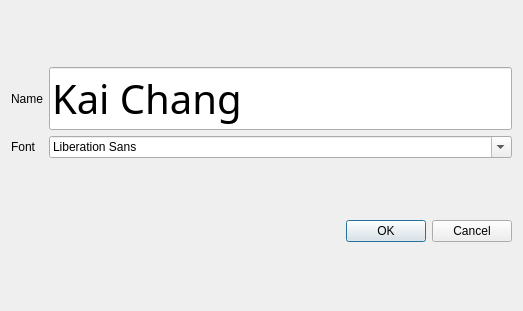
<?xml version="1.0" encoding="UTF-8"?>
<ui version="4.0">
 <class>Dialog</class>
 <widget class="QDialog" name="Dialog">
  <property name="geometry">
   <rect>
    <x>0</x>
    <y>0</y>
    <width>523</width>
    <height>311</height>
   </rect>
  </property>
  <property name="windowTitle">
   <string>Dialog</string>
  </property>
  <layout class="QVBoxLayout" name="verticalLayout">
   <item>
    <layout class="QGridLayout" name="gridLayout">
     <item row="0" column="0">
      <widget class="QLabel" name="label">
       <property name="text">
        <string>Name</string>
       </property>
      </widget>
     </item>
     <item row="0" column="1">
      <widget class="QLineEdit" name="lineEdit">
       <property name="font">
        <font>
         <family>Vivaldi</family>
         <pointsize>30</pointsize>
        </font>
       </property>
       <property name="text">
        <string>Kai Chang</string>
       </property>
      </widget>
     </item>
     <item row="1" column="0">
      <widget class="QLabel" name="label_2">
       <property name="text">
        <string>Font</string>
       </property>
      </widget>
     </item>
     <item row="1" column="1">
      <widget class="QFontComboBox" name="fontComboBox"/>
     </item>
    </layout>
   </item>
   <item>
    <widget class="QDialogButtonBox" name="buttonBox">
     <property name="standardButtons">
      <set>QDialogButtonBox::Cancel|QDialogButtonBox::Ok</set>
     </property>
    </widget>
   </item>
  </layout>
 </widget>
 <resources/>
 <connections/>
</ui>
